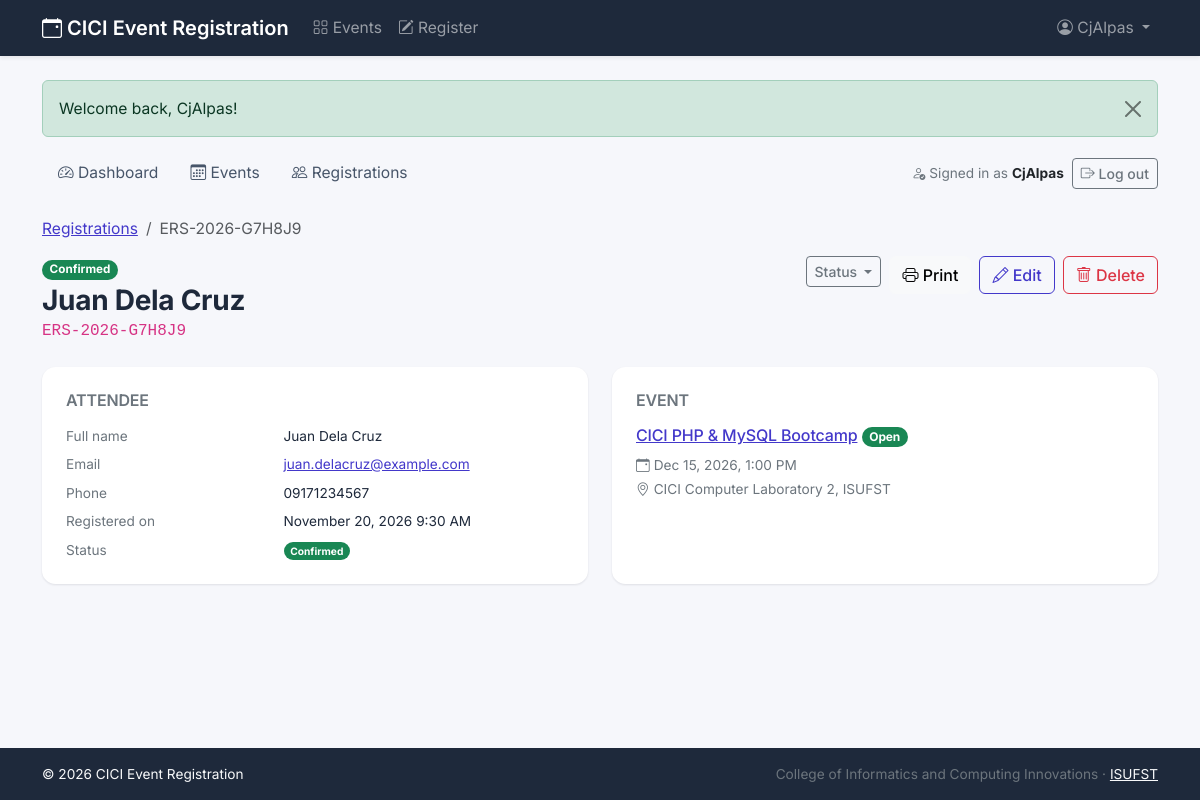
The app's page /admin/registration_view.php?id=3 (signed in) with its own data.
### tables this page shows
CREATE TABLE registrations (
    registration_id   INT UNSIGNED NOT NULL AUTO_INCREMENT,
    event_id          INT UNSIGNED NOT NULL,              
    full_name         VARCHAR(100) NOT NULL,
    email             VARCHAR(150) NOT NULL,
    phone             VARCHAR(20)  NULL,                  
    registration_date DATETIME     NOT NULL DEFAULT CURRENT_TIMESTAMP,
    status            ENUM('pending', 'confirmed', 'cancelled')
                                   NOT NULL DEFAULT 'pending',
    reference_code    VARCHAR(20)  NOT NULL,              

    PRIMARY KEY (registration_id),

     
    UNIQUE KEY uq_registrations_reference (reference_code),

     
     
     
    UNIQUE KEY uq_registrations_event_email (event_id, email),

     
    INDEX idx_registrations_email (email),
    INDEX idx_registrations_status (status),

     
     
     
    CONSTRAINT fk_registrations_event
        FOREIGN KEY (event_id) REFERENCES events (event_id)
        ON DELETE CASCADE
        ON UPDATE CASCADE,

    CONSTRAINT chk_registrations_status
        CHECK (status IN ('pending', 'confirmed', 'cancelled')),

     
    CONSTRAINT chk_registrations_email
        CHECK (email LIKE '%_@_%._%'),

    CONSTRAINT chk_registrations_name
        CHECK (CHAR_LENGTH(TRIM(full_name)) > 0),

     
    CONSTRAINT chk_registrations_reference
        CHECK (CHAR_LENGTH(reference_code) >= 6)
);

CREATE TABLE events (
    event_id    INT UNSIGNED      NOT NULL AUTO_INCREMENT,
    event_name  VARCHAR(150)      NOT NULL,
    description TEXT              NULL,
    event_date  DATE              NOT NULL,
    event_time  TIME              NOT NULL,
    venue       VARCHAR(150)      NOT NULL,
    capacity    SMALLINT UNSIGNED NOT NULL DEFAULT 50,    
    status      ENUM('open', 'closed', 'cancelled', 'completed')
                                  NOT NULL DEFAULT 'open',
    created_at  TIMESTAMP         NOT NULL DEFAULT CURRENT_TIMESTAMP,

    PRIMARY KEY (event_id),

     
    CONSTRAINT chk_events_capacity
        CHECK (capacity BETWEEN 1 AND 5000),

     
     
     
    CONSTRAINT chk_events_status
        CHECK (status IN ('open', 'closed', 'cancelled', 'completed')),

     
    CONSTRAINT chk_events_name
        CHECK (CHAR_LENGTH(TRIM(event_name)) > 0),

     
    INDEX idx_events_status_date (status, event_date),
     
    INDEX idx_events_date (event_date)
);

### includes/queries.php (called while the page is built, shortened)
<?php
function find_registration(PDO $pdo, int $id): ?array
{
    $stmt = $pdo->prepare(
        'SELECT r.*, e.event_name, e.event_date, e.event_time, e.venue, e.capacity, e.status AS event_status
         FROM registrations r
         JOIN events e ON e.event_id = r.event_id
         WHERE r.registration_id = ?'
    );
    $stmt->execute([$id]);
    return $stmt->fetch() ?: null;
}

### admin/registration_view.php (the view, shortened to what this page needs)
<?php
require_once __DIR__ . '/../config/database.php';
$id  = filter_input(INPUT_GET, 'id', FILTER_VALIDATE_INT) ?: 0;
$reg = find_registration($pdo, $id);
require_once __DIR__ . '/../includes/header.php';
require_once __DIR__ . '/../includes/admin_nav.php';
?>
<nav aria-label="breadcrumb" class="d-print-none">
    <ol class="breadcrumb small">
        <li class="breadcrumb-item"><a href="<?= url('admin/registrations.php') ?>">Registrations</a></li>
        <li class="breadcrumb-item active" aria-current="page"><?= e($reg['reference_code']) ?></li>
    </ol>
</nav>
<div class="d-flex flex-column flex-md-row justify-content-between align-items-md-start gap-3 mb-4">
    <div>
        <div class="mb-1"><?= status_badge($reg['status']) ?></div>
        <h1 class="h3 fw-bold mb-0"><?= e($reg['full_name']) ?></h1>
        <code class="fs-6"><?= e($reg['reference_code']) ?></code>
    </div>
    <div class="d-flex flex-wrap gap-2 d-print-none">
        <?php $r = $reg; $statusReturn = 'view'; require __DIR__ . '/../includes/status_buttons.php'; ?>
        <button type="button" class="btn btn-light" onclick="window.print()"><i class="bi bi-printer"></i> Print</button>
        <a href="<?= url('admin/registration_edit.php?id=' . $id) ?>" class="btn btn-outline-primary"><i class="bi bi-pencil"></i> Edit</a>
        <form method="post" action="<?= url('admin/registration_delete.php') ?>" class="d-inline">
            <button type="submit" class="btn btn-outline-danger"
                    data-confirm="Delete the registration of <?= e($reg['full_name']) ?>? This cannot be undone.">
                <i class="bi bi-trash"></i> Delete
            </button>
        </form>
    </div>
</div>
<div class="row g-4">
    <div class="col-md-6">
        <div class="panel p-4 h-100">
            <h2 class="h6 text-uppercase text-secondary fw-semibold mb-3">Attendee</h2>
            <dl class="row small mb-0">
                <dt class="col-5 text-secondary fw-normal">Full name</dt><dd class="col-7"><?= e($reg['full_name']) ?></dd>
                <dt class="col-5 text-secondary fw-normal">Email</dt><dd class="col-7 text-break"><a href="mailto:<?= e($reg['email']) ?>"><?= e($reg['email']) ?></a></dd>
                <dt class="col-5 text-secondary fw-normal">Phone</dt><dd class="col-7"><?= $reg['phone'] ? e($reg['phone']) : '<span class="text-secondary">—</span>' ?></dd>
                <dt class="col-5 text-secondary fw-normal">Registered on</dt><dd class="col-7"><?= date('F j, Y g:i A', strtotime($reg['registration_date'])) ?></dd>
                <dt class="col-5 text-secondary fw-normal">Status</dt><dd class="col-7 mb-0"><?= status_badge($reg['status']) ?></dd>
            </dl>
        </div>
    </div>
    <div class="col-md-6">
        <div class="panel p-4 h-100">
            <h2 class="h6 text-uppercase text-secondary fw-semibold mb-3">Event</h2>
            <h3 class="h6"><a href="<?= url('admin/event_view.php?id=' . $reg['event_id']) ?>"><?= e($reg['event_name']) ?></a>
                <?= status_badge($reg['event_status']) ?></h3>
            <ul class="list-unstyled small text-secondary mb-0">
                <li class="mb-1"><i class="bi bi-calendar-event me-1"></i><?= format_date($reg['event_date']) ?>, <?= format_time($reg['event_time']) ?></li>
                <li><i class="bi bi-geo-alt me-1"></i><?= e($reg['venue']) ?></li>
            </ul>
        </div>
    </div>
</div>
<?php require_once __DIR__ . '/../includes/footer.php'; ?>

### includes/functions.php (shortened to what this page needs)
<?php
function e(?string $value): string
{
    return htmlspecialchars($value ?? '', ENT_QUOTES, 'UTF-8');
}
function url(string $path = ''): string
{
    return BASE_URL . ltrim($path, '/');
}
function show_flash(): void
{
    $flash = $_SESSION['flash'];
    echo '<div class="alert alert-' . e($flash['type']) . ' alert-dismissible fade show" role="alert">'
        . e($flash['message'])
        . '<button type="button" class="btn-close" data-bs-dismiss="alert" aria-label="Close"></button>'
        . '</div>';
}
function format_date(string $date): string
{
    return date('M j, Y', strtotime($date));
}
function format_time(string $time): string
{
    return date('g:i A', strtotime($time));
}
function status_badge(string $status): string
{
    $colors = [
        'open'      => 'success',
        'confirmed' => 'success',
        'pending'   => 'warning',
        'closed'    => 'secondary',
        'completed' => 'info',
        'cancelled' => 'danger',
    ];
    $color = $colors[$status] ?? 'secondary';
    return '<span class="badge rounded-pill text-bg-' . $color . '">' . e(ucfirst($status)) . '</span>';
}

### assets/css/style.css (style rules this page uses)
:root { --brand: #4338ca; --brand-dark: #312e81; --brand-soft: #eef2ff; --ink: #1e293b; --page-bg: #f6f7fb; --bs-primary: #4338ca; --bs-primary-rgb: 67, 56, 202; --bs-link-color: #4338ca; --bs-link-color-rgb: 67, 56, 202; --bs-link-hover-color: #312e81; --bs-link-hover-color-rgb: 49, 46, 129; --bs-body-color: #1e293b; --bs-body-font-family: "Inter", system-ui, -apple-system, "Segoe UI", Roboto, Arial, sans-serif; }
body { background-color: var(--page-bg); font-size: 0.975rem; }
h1, h2, h3, h4, h5 { color: var(--ink); letter-spacing: -0.01em; }
.btn-outline-primary { --bs-btn-color: var(--brand); --bs-btn-border-color: var(--brand); --bs-btn-hover-bg: var(--brand); --bs-btn-hover-border-color: var(--brand); --bs-btn-active-bg: var(--brand-dark); --bs-btn-active-border-color: var(--brand-dark); }
.btn { font-weight: 500; }
.panel { background: #fff; border-radius: 0.85rem; box-shadow: 0 1px 2px rgba(30, 41, 59, 0.06), 0 1px 3px rgba(30, 41, 59, 0.05); }

### records on screen
registrations: reference_code "ERS-2026-G7H8J9", status "Confirmed Confirmed Open", full_name "Juan Dela Cruz", email "juan.delacruz@example.com", phone "09171234567", registration_date "November 20, 2026 9:30 AM", event.event_name "CICI PHP & MySQL Bootcamp", event.event_date "Dec 15, 2026", event.event_time "1:00 PM", event.venue "CICI Computer Laboratory 2, ISUFST"

### other values on screen
APP_NAME "CICI Event Registration"
$navAdmin['username'] "CjAlpas"
$flash['message'] "Welcome back, CjAlpas!"
current_admin()['username'] "CjAlpas"
ORG_NAME "College of Informatics and Computing Innovations"
